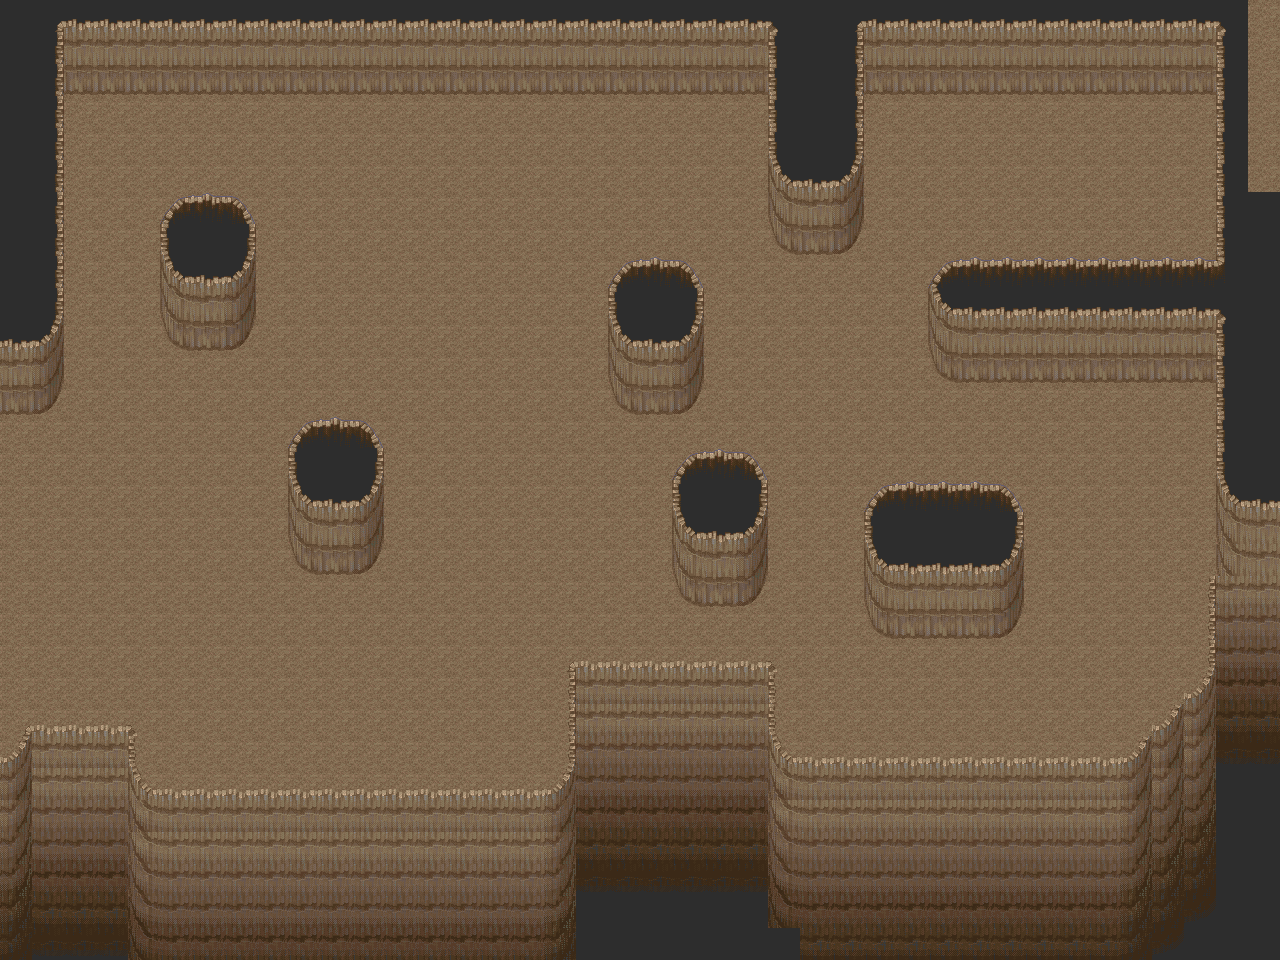

This is a level from a 2D game, rendered from its Tiled map with the project's own tilesets. A one-line summary and the map file follow, with tile-layer data summarised:
An orthogonal 40x30 tile map with 32x32 px tiles, 2 tile layers (ground, walls) and 22 objects (start, retreat, Boss).

<map version="1.0" orientation="orthogonal" width="40" height="30" tilewidth="32" tileheight="32">
 <tileset firstgid="1" source="cave.tsx" />
 <layer name="ground" width="40" height="30">
  <data>[1200 cells, 1200 non-empty, 2 distinct tile ids]</data>
 </layer>
 <layer name="walls" width="40" height="30">
  <data>[1200 cells, 616 non-empty, 42 distinct tile ids]</data>
 </layer>
 <objectgroup name="movement" width="40" height="30">
  <object x="72" y="422">
   <polygon points="0,0 7,-310 357,-311 355,-171 180,-222 85,-218 73,6" />
  </object>
  <object x="269" y="203">
   <polygon points="0,0 0,235 169,224 152,35" />
  </object>
  <object x="274" y="358">
   <polygon points="0,0 -135,-3 -143,73 28,76" />
  </object>
  <object x="416" y="270">
   <polygon points="0,0 140,2 140,154 -12,159" />
  </object>
  <object x="425" y="113">
   <polygon points="0,0 329,-2 325,153 -13,166" />
  </object>
  <object x="585" y="261">
   <polygon points="0,0 9,393 -188,397 -192,150" />
  </object>
  <object x="399" y="591">
   <polygon points="0,0 -397,-5 -394,122 14,139" />
  </object>
  <object x="392" y="641">
   <polygon points="0,0 -2,131 155,126 170,-25" />
  </object>
  <object x="424" y="703">
   <polygon points="0,0 -266,2 -264,70 19,64" />
  </object>
  <object x="659" y="430">
   <polygon points="0,0 1,225 -130,213 -102,3" />
  </object>
  <object x="748" y="224">
   <polygon points="0,0 90,76 108,523 45,512 28,225" />
  </object>
  <object x="774" y="446">
   <polygon points="0,0 -123,3 -123,-21 17,-34" />
  </object>
  <object x="710" y="424">
   <polygon points="0,0 -7,-174 60,-175 72,3" />
  </object>
  <object x="869" y="247">
   <polygon points="0,0 52,45 57,219 -46,228 -68,38" />
  </object>
  <object x="919" y="399">
   <polygon points="0,0 275,-3 279,268 136,278 116,87 -19,67" />
  </object>
  <object x="1196" y="663">
   <polygon points="0,0 -73,80 -360,79 -376,-14 -110,-22" />
  </object>
  <object x="871" y="253">
   <polygon points="0,0 2,-149 331,-146 330,-3" />
  </object>
  <object x="940" y="245">
   <polygon points="0,0 -31,49 -75,18 -47,-28" />
  </object>
  <object x="273" y="417">
   <polygon points="0,0 -3,218 -267,190 -269,14 -165,-10" />
  </object>
 </objectgroup>
 <objectgroup name="startpoints" width="40" height="30">
  <object name="start" x="48" y="451" />
  <object name="retreat" x="1046" y="170" />
 </objectgroup>
 <objectgroup name="enemies" width="40" height="30">
  <object name="Boss" type="Boss" x="974" y="179" />
 </objectgroup>
</map>